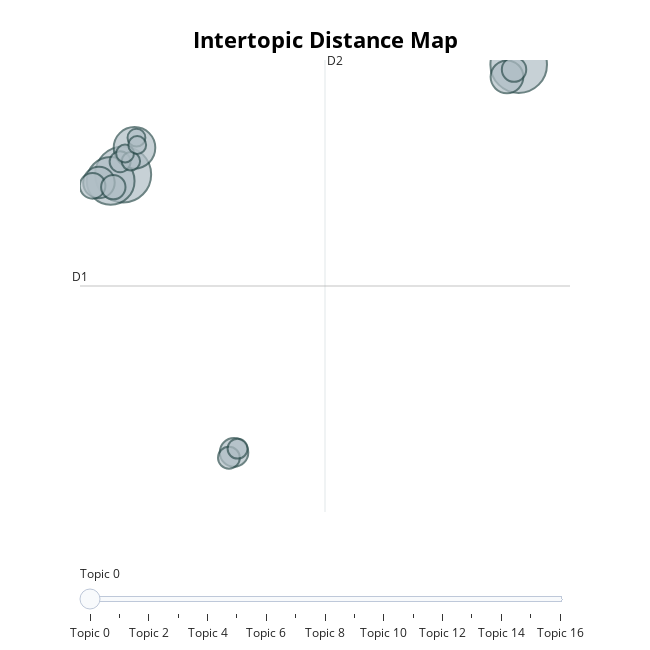

This figure's notebook cell:
### Code cell
topic_model.visualize_topics()

### Figure 1 — Plotly figure (JSON) as saved in the notebook; plotly's stock layout.template omitted (floating-point values rounded to 4 significant figures)
{"data": [{"customdata": [[0, "ncaa | utfootball | diversity | athletics | campus", 161], [1, "blm | racism | racist | supporting | blacks", 158], [2, "antifablm | antifa | protesting | riots | protesters", 115], [3, "blm | ut | tickets | stadium | austin", 87], [4, "blacklivesmatter | racists | nigerians | police | homicides", 54], [5, "cheney | gop | antifa | fbi | trumpendorsed", 50], [6, "terrorists | shooting | murdered | provo | shot", 41], [7, "romney | biden | senator | republican | rnc", 33], [8, "saltlakecity | spokane | city | nashville | seattle", 30], [9, "protesters | rally | arrests | riot | casper", 30], [10, "activist | sullivan | sullivans | sullivanparticipated | blmr", 24], [11, "utahvalues | utah | utahwriteroftheweek | mormons | mormon", 22], [12, "police | cops | cop | unarmed | anarchists", 20], [13, "racistsexist | supremacists | org | marxist | founder", 17], [14, "mitchell | jazz | nba | racists | basketball", 16], [15, "classrooms | schools | students | teachers | teaching", 16], [16, "jerseys | uniforms | shirts | jersey | wearing", 16]], "hovertemplate": "<b>Topic %{customdata[0]}</b><br>%{customdata[1]}<br>Size: %{customdata[2]}", "legendgroup": "", "marker": {"color": "#B0BEC5", "line": {"color": "DarkSlateGrey", "width": 2}, "size": [161, 158, 115, 87, 54, 50, 41, 33, 30, 30, 24, 22, 20, 17, 16, 16, 16], "sizemode": "area", "sizeref": 0.1006, "symbol": "circle"}, "mode": "markers", "name": "", "orientation": "v", "showlegend": false, "type": "scatter", "x": [17.72, -2.77, -3.417, -2.181, 17.12, -4.022, 2.975, -4.352, 17.48, -3.28, 2.711, -2.927, 3.16, -2.369, -2.08, -2.669, -2.04], "xaxis": "x", "y": [1.54, -3.899, -4.218, -2.581, 0.9356, -4.298, -17.67, -4.463, 1.299, -4.526, -17.93, -3.27, -17.48, -3.244, -2.075, -2.86, -2.441], "yaxis": "y"}], "layout": {"annotations": [{"showarrow": false, "text": "D1", "x": -5.005, "y": -9.425, "yshift": 10}, {"showarrow": false, "text": "D2", "x": 7.688, "xshift": 10, "y": 1.771}], "height": 650, "hoverlabel": {"bgcolor": "white", "font": {"family": "Rockwell", "size": 16}}, "legend": {"itemsizing": "constant", "tracegroupgap": 0}, "margin": {"t": 60}, "shapes": [{"line": {"color": "#CFD8DC", "width": 2}, "type": "line", "x0": 7.688, "x1": 7.688, "y0": -20.62, "y1": 1.771}, {"line": {"color": "#9E9E9E", "width": 2}, "type": "line", "x0": -5.005, "x1": 20.38, "y0": -9.425, "y1": -9.425}], "sliders": [{"active": 0, "pad": {"t": 50}, "steps": [{"args": [{"marker.color": [["red", "#B0BEC5", "#B0BEC5", "#B0BEC5", "#B0BEC5", "#B0BEC5", "#B0BEC5", "#B0BEC5", "#B0BEC5", "#B0BEC5", "#B0BEC5", "#B0BEC5", "#B0BEC5", "#B0BEC5", "#B0BEC5", "#B0BEC5", "#B0BEC5"]]}], "label": "Topic 0", "method": "update"}, {"args": [{"marker.color": [["#B0BEC5", "red", "#B0BEC5", "#B0BEC5", "#B0BEC5", "#B0BEC5", "#B0BEC5", "#B0BEC5", "#B0BEC5", "#B0BEC5", "#B0BEC5", "#B0BEC5", "#B0BEC5", "#B0BEC5", "#B0BEC5", "#B0BEC5", "#B0BEC5"]]}], "label": "Topic 1", "method": "update"}, {"args": [{"marker.color": [["#B0BEC5", "#B0BEC5", "red", "#B0BEC5", "#B0BEC5", "#B0BEC5", "#B0BEC5", "#B0BEC5", "#B0BEC5", "#B0BEC5", "#B0BEC5", "#B0BEC5", "#B0BEC5", "#B0BEC5", "#B0BEC5", "#B0BEC5", "#B0BEC5"]]}], "label": "Topic 2", "method": "update"}, {"args": [{"marker.color": [["#B0BEC5", "#B0BEC5", "#B0BEC5", "red", "#B0BEC5", "#B0BEC5", "#B0BEC5", "#B0BEC5", "#B0BEC5", "#B0BEC5", "#B0BEC5", "#B0BEC5", "#B0BEC5", "#B0BEC5", "#B0BEC5", "#B0BEC5", "#B0BEC5"]]}], "label": "Topic 3", "method": "update"}, {"args": [{"marker.color": [["#B0BEC5", "#B0BEC5", "#B0BEC5", "#B0BEC5", "red", "#B0BEC5", "#B0BEC5", "#B0BEC5", "#B0BEC5", "#B0BEC5", "#B0BEC5", "#B0BEC5", "#B0BEC5", "#B0BEC5", "#B0BEC5", "#B0BEC5", "#B0BEC5"]]}], "label": "Topic 4", "method": "update"}, {"args": [{"marker.color": [["#B0BEC5", "#B0BEC5", "#B0BEC5", "#B0BEC5", "#B0BEC5", "red", "#B0BEC5", "#B0BEC5", "#B0BEC5", "#B0BEC5", "#B0BEC5", "#B0BEC5", "#B0BEC5", "#B0BEC5", "#B0BEC5", "#B0BEC5", "#B0BEC5"]]}], "label": "Topic 5", "method": "update"}, {"args": [{"marker.color": [["#B0BEC5", "#B0BEC5", "#B0BEC5", "#B0BEC5", "#B0BEC5", "#B0BEC5", "red", "#B0BEC5", "#B0BEC5", "#B0BEC5", "#B0BEC5", "#B0BEC5", "#B0BEC5", "#B0BEC5", "#B0BEC5", "#B0BEC5", "#B0BEC5"]]}], "label": "Topic 6", "method": "update"}, {"args": [{"marker.color": [["#B0BEC5", "#B0BEC5", "#B0BEC5", "#B0BEC5", "#B0BEC5", "#B0BEC5", "#B0BEC5", "red", "#B0BEC5", "#B0BEC5", "#B0BEC5", "#B0BEC5", "#B0BEC5", "#B0BEC5", "#B0BEC5", "#B0BEC5", "#B0BEC5"]]}], "label": "Topic 7", "method": "update"}, {"args": [{"marker.color": [["#B0BEC5", "#B0BEC5", "#B0BEC5", "#B0BEC5", "#B0BEC5", "#B0BEC5", "#B0BEC5", "#B0BEC5", "red", "#B0BEC5", "#B0BEC5", "#B0BEC5", "#B0BEC5", "#B0BEC5", "#B0BEC5", "#B0BEC5", "#B0BEC5"]]}], "label": "Topic 8", "method": "update"}, {"args": [{"marker.color": [["#B0BEC5", "#B0BEC5", "#B0BEC5", "#B0BEC5", "#B0BEC5", "#B0BEC5", "#B0BEC5", "#B0BEC5", "#B0BEC5", "red", "#B0BEC5", "#B0BEC5", "#B0BEC5", "#B0BEC5", "#B0BEC5", "#B0BEC5", "#B0BEC5"]]}], "label": "Topic 9", "method": "update"}, {"args": [{"marker.color": [["#B0BEC5", "#B0BEC5", "#B0BEC5", "#B0BEC5", "#B0BEC5", "#B0BEC5", "#B0BEC5", "#B0BEC5", "#B0BEC5", "#B0BEC5", "red", "#B0BEC5", "#B0BEC5", "#B0BEC5", "#B0BEC5", "#B0BEC5", "#B0BEC5"]]}], "label": "Topic 10", "method": "update"}, {"args": [{"marker.color": [["#B0BEC5", "#B0BEC5", "#B0BEC5", "#B0BEC5", "#B0BEC5", "#B0BEC5", "#B0BEC5", "#B0BEC5", "#B0BEC5", "#B0BEC5", "#B0BEC5", "red", "#B0BEC5", "#B0BEC5", "#B0BEC5", "#B0BEC5", "#B0BEC5"]]}], "label": "Topic 11", "method": "update"}, {"args": [{"marker.color": [["#B0BEC5", "#B0BEC5", "#B0BEC5", "#B0BEC5", "#B0BEC5", "#B0BEC5", "#B0BEC5", "#B0BEC5", "#B0BEC5", "#B0BEC5", "#B0BEC5", "#B0BEC5", "red", "#B0BEC5", "#B0BEC5", "#B0BEC5", "#B0BEC5"]]}], "label": "Topic 12", "method": "update"}, {"args": [{"marker.color": [["#B0BEC5", "#B0BEC5", "#B0BEC5", "#B0BEC5", "#B0BEC5", "#B0BEC5", "#B0BEC5", "#B0BEC5", "#B0BEC5", "#B0BEC5", "#B0BEC5", "#B0BEC5", "#B0BEC5", "red", "#B0BEC5", "#B0BEC5", "#B0BEC5"]]}], "label": "Topic 13", "method": "update"}, {"args": [{"marker.color": [["#B0BEC5", "#B0BEC5", "#B0BEC5", "#B0BEC5", "#B0BEC5", "#B0BEC5", "#B0BEC5", "#B0BEC5", "#B0BEC5", "#B0BEC5", "#B0BEC5", "#B0BEC5", "#B0BEC5", "#B0BEC5", "red", "#B0BEC5", "#B0BEC5"]]}], "label": "Topic 14", "method": "update"}, {"args": [{"marker.color": [["#B0BEC5", "#B0BEC5", "#B0BEC5", "#B0BEC5", "#B0BEC5", "#B0BEC5", "#B0BEC5", "#B0BEC5", "#B0BEC5", "#B0BEC5", "#B0BEC5", "#B0BEC5", "#B0BEC5", "#B0BEC5", "#B0BEC5", "red", "#B0BEC5"]]}], "label": "Topic 15", "method": "update"}, {"args": [{"marker.color": [["#B0BEC5", "#B0BEC5", "#B0BEC5", "#B0BEC5", "#B0BEC5", "#B0BEC5", "#B0BEC5", "#B0BEC5", "#B0BEC5", "#B0BEC5", "#B0BEC5", "#B0BEC5", "#B0BEC5", "#B0BEC5", "#B0BEC5", "#B0BEC5", "red"]]}], "label": "Topic 16", "method": "update"}]}], "title": {"font": {"color": "Black", "size": 22}, "text": "<b>Intertopic Distance Map</b>", "x": 0.5, "xanchor": "center", "y": 0.95, "yanchor": "top"}, "width": 650, "xaxis": {"anchor": "y", "domain": [0, 1], "range": [-5.005, 20.38], "title": {"text": ""}, "visible": false}, "yaxis": {"anchor": "x", "domain": [0, 1], "range": [-20.62, 1.771], "title": {"text": ""}, "visible": false}}}
